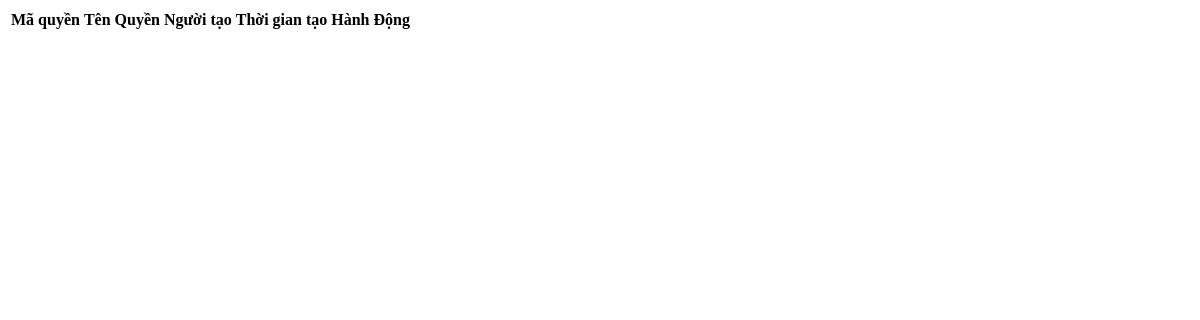
The page /pages/admin/qlquyen.php on the database as committed earlier.
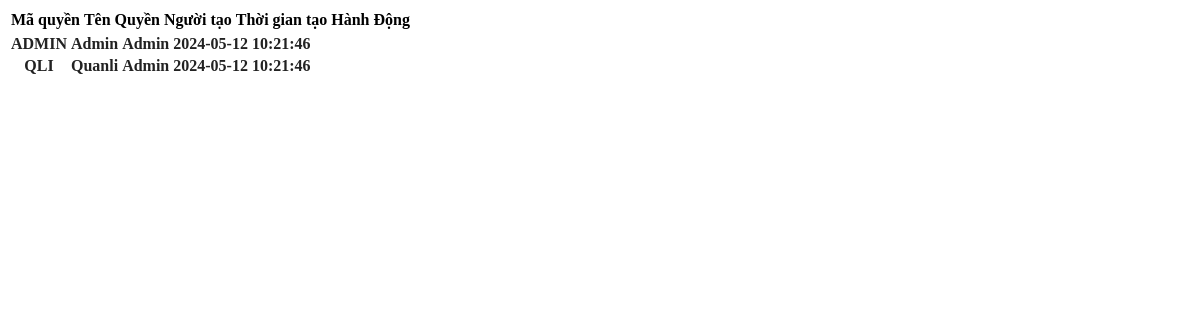
The same page on the database as committed later.
### tables this page shows
CREATE TABLE `quyen` (
  `TenQuyen` varchar(50) NOT NULL,
  `MaQuyen` varchar(10) NOT NULL,
  `TrangThai` varchar(10) NOT NULL,
  `SĐT` varchar(10) NOT NULL,
  `ThoiGian` datetime NOT NULL
);

CREATE TABLE `account` (
  `TenND` varchar(10) DEFAULT NULL,
  `SĐT` varchar(10) NOT NULL,
  `MaQuyen` varchar(10) NOT NULL,
  `Status` varchar(20) NOT NULL,
  `CreTime` datetime NOT NULL,
  `Address` varchar(50) DEFAULT NULL,
  `Password` varchar(30) NOT NULL
);

### module/controller.php (called while the page is built, shortened)
<?php
    include 'connect.php';
class quyen{
    private $conn;
    function __construct(){
        $this->conn=new connect;
    }
    function dsquyen(){
        $this->conn->constructor();
        $strSQL="SELECT quyen.MaQuyen, quyen.TenQuyen, account.TenND, quyen.ThoiGian FROM `quyen`
        LEFT JOIN account ON account.SĐT=quyen.SĐT
        WHERE TrangThai='active'";
        $result=$this->conn->excuteSQL($strSQL);
        $this->conn->disconnect();
        return $result;
    }
}
?>

### module/connect.php (called while the page is built, shortened)
<?php
class connect{
    private $conn;
    function constructor() {
        $this->conn=new mysqli("127.0.0.1","root","","web2");
    }
    function excuteSQL($sql){
        return $this->conn->query($sql);
    }
}
?>

### pages/admin/xlquyen.php (the view, shortened to what this page needs)
<?php
include '../../module/controller.php';
function RenderTableQuyen()
{
    $quyen = new quyen;
    $result = $quyen->dsquyen();
    if ($result->num_rows > 0) {
        while ($row = $result->fetch_assoc()) {
            echo '
                <tr  style="color: #222222; font-weight: bold;">
                    <td>' . $row['MaQuyen'] . '</td>
                    <td>' . $row['TenQuyen'] . '</td>
                    <td>' . $row['TenND'] . '</td>
                    <td>' . $row['ThoiGian'] . '</td>
                    <td class = "custom-icons" id="' . $row['MaQuyen'] . '">
                        <div Sua="CN01">
                        </div>
                        <div Xoa="CN01">
                        </div>
                    </td>
                </tr> ';
        }
    }
}
?>

### pages/admin/qlquyen.php (shortened to what this page needs)
<?php
include_once 'xlquyen.php';
?>
<section id="quanlisp">
    <table class="table table-bordered" style="text-align: center ; display: grid">
        <thead>
            <tr>
                <th scope="col">Mã quyền</th>
                <th scope="col">Tên Quyền</th>
                <th scope="col">Người tạo</th>
                <th scope="col">Thời gian tạo</th>
                <th scope="col">Hành Động</th>
            </tr>
        </thead>
        <tbody>
            <?php
            RenderTableQuyen();
            ?>
        </tbody>
    </table>
</section>

Rows that differ between the two databases and show on the page:
added quyen: MaQuyen "ADMIN", TenQuyen "Admin", account.TenND "Admin", ThoiGian "2024-05-12 10:21:46"
added quyen: MaQuyen "QLI", TenQuyen "Quanli", account.TenND "Admin", ThoiGian "2024-05-12 10:21:46"
